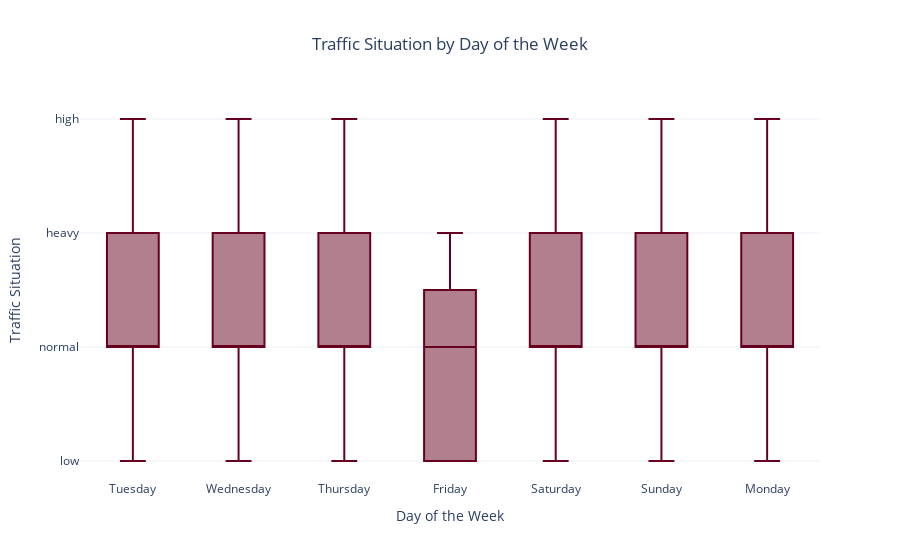

Write notebook code for a chart like this one.
### Code cell
# 12. Traffic situation distribution by day of the week
fig = px.box(traffic_df, x='Day of the week', y='Traffic Situation', title='Traffic Situation by Day of the Week', color_discrete_sequence=px.colors.sequential.RdBu)
fig.update_layout(title_text='Traffic Situation by Day of the Week', title_x=0.5, xaxis_title='Day of the Week', yaxis_title='Traffic Situation', template='plotly_white')
fig.show()

### Figure 1 — Plotly figure (JSON) as saved in the notebook; plotly's stock layout.template omitted (floating-point values rounded to 4 significant figures; data arrays with more than 128 entries replaced by an {"elided": "..."} marker saying what was removed)
{"data": [{"alignmentgroup": "True", "hovertemplate": "Day of the week=%{x}<br>Traffic Situation=%{y}<extra></extra>", "legendgroup": "", "marker": {"color": "rgb(103,0,31)"}, "name": "", "notched": false, "offsetgroup": "", "orientation": "v", "showlegend": false, "type": "box", "x": {"elided": "2976 str values"}, "x0": " ", "xaxis": "x", "y": {"elided": "2976 str values"}, "y0": " ", "yaxis": "y"}], "layout": {"boxmode": "group", "legend": {"tracegroupgap": 0}, "title": {"text": "Traffic Situation by Day of the Week", "x": 0.5}, "xaxis": {"anchor": "y", "domain": [0, 1], "title": {"text": "Day of the Week"}}, "yaxis": {"anchor": "x", "domain": [0, 1], "title": {"text": "Traffic Situation"}}}}
